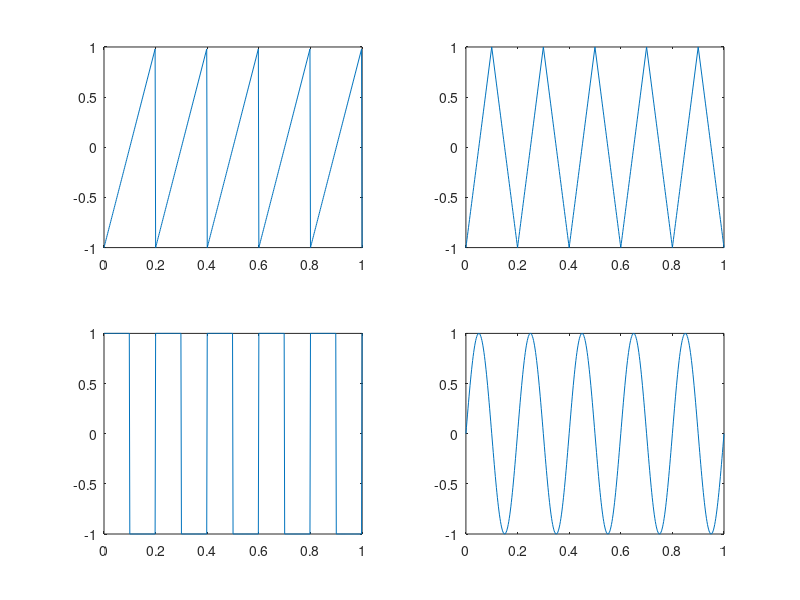

Write the MATLAB code that produced this figure.
clc
clear all
close all
n = input('Enter the number of cycles')
f = input('enter the frequency')
t = 1/f
t = 0:0.01/f:n/f
y = sin(2*pi*f*t)
figure
subplot(2,2,1)
plot(t,y)
y1 = sawtooth(2*pi*f*t)
plot(t,y1)
y2 = sawtooth(2*pi*f*t,0.5)
subplot(2,2,2)
plot(t,y2)
y3 = square(2*pi*f*t)
subplot(2,2,3)
plot(t,y3)
y4 = sin(2*pi*f*t)
subplot(2,2,4)
plot(t,y4)


